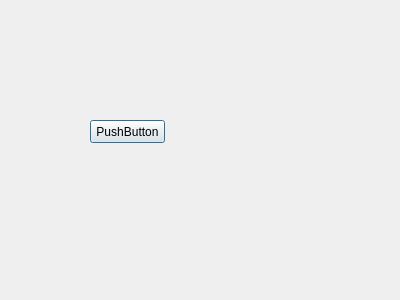
<?xml version="1.0" encoding="UTF-8"?>
<ui version="4.0">
 <class>Dialog2</class>
 <widget class="QDialog" name="Dialog2">
  <property name="geometry">
   <rect>
    <x>0</x>
    <y>0</y>
    <width>400</width>
    <height>300</height>
   </rect>
  </property>
  <property name="windowTitle">
   <string>Dialog</string>
  </property>
  <widget class="QPushButton" name="pushButton">
   <property name="geometry">
    <rect>
     <x>90</x>
     <y>120</y>
     <width>75</width>
     <height>23</height>
    </rect>
   </property>
   <property name="text">
    <string>PushButton</string>
   </property>
  </widget>
 </widget>
 <resources/>
 <connections/>
</ui>
